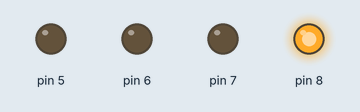
The sketch below on a simulated Arduino Uno, built with avr-gcc and run on an emulated ATmega328P. Shown: output pins drawn as LEDs (lit = HIGH).

Above: at 0.5 s.
At 2.5 s:
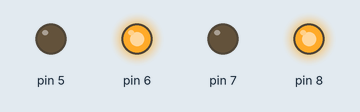
At 3.5 s:
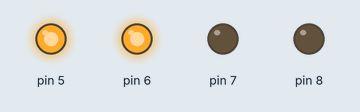
At 4.5 s:
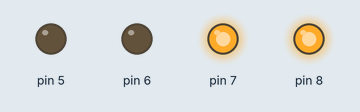
At 6.5 s:
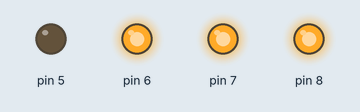
At 9.5 s:
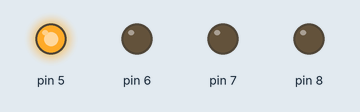
Timing chart, 0 to 10.4 s (numbered marks = the images above):
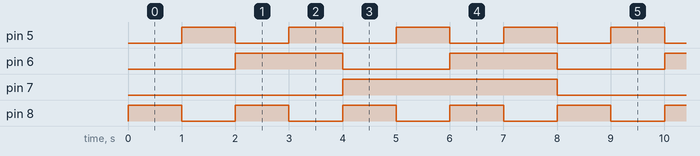

Measured:
- by itself, pin 5, pin 8: alternates HIGH for 1.0 s and LOW for 1.0 s
- by itself, pin 6: alternates HIGH for 2.0 s and LOW for 2.0 s
- by itself, pin 7: alternates HIGH for 4.0 s and LOW for 4.0 s

The sketch:

IoTDimmerLightTest.ino
```cpp
// (licence header left out)
// Pin 13 has an LED connected on most Arduino boards.
// give it a name:

// the setup routine runs once when you press reset:
void setup() {
  // initialize the digital pin as an output.
  pinMode(5, OUTPUT);
  pinMode(6, OUTPUT);
  pinMode(7, OUTPUT);
  pinMode(8, OUTPUT);
  turnSignal(HIGH);
}

// the loop routine runs over and over again forever:
void loop() {
  outputIntensity(0);delay(1000);               // wait for a second
  turnSignal(LOW);
  outputIntensity(1);delay(1000);               // wait for a second
  turnSignal(HIGH);
  outputIntensity(2);delay(1000);               // wait for a second
  turnSignal(LOW);
  outputIntensity(3);delay(1000);               // wait for a second
  turnSignal(HIGH);
  outputIntensity(4);delay(1000);               // wait for a second
  turnSignal(LOW);
  outputIntensity(5);delay(1000);               // wait for a second
  turnSignal(HIGH);
  outputIntensity(6);delay(1000);               // wait for a second
  turnSignal(LOW);
  outputIntensity(7);delay(1000);               // wait for a second
  turnSignal(HIGH);
}

void outputIntensity(int intensity)
{
  Serial.print("Changing intensity to: "); Serial.println(intensity);
  digitalWrite(5, intensity & 0x01? HIGH : LOW);
  digitalWrite(6, intensity & 0x02? HIGH : LOW);
  digitalWrite(7, intensity & 0x04? HIGH : LOW);
}

void turnSignal(int state) {
  digitalWrite(8, state);
}
```
